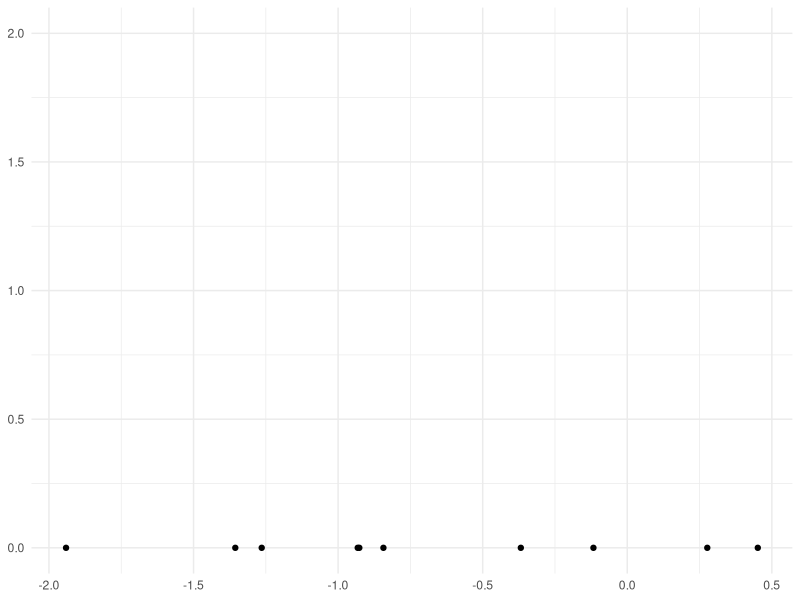
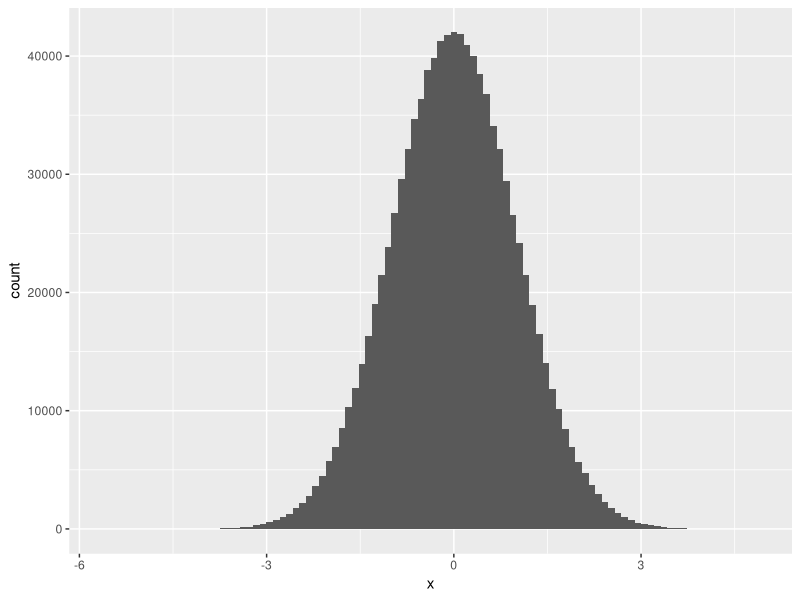
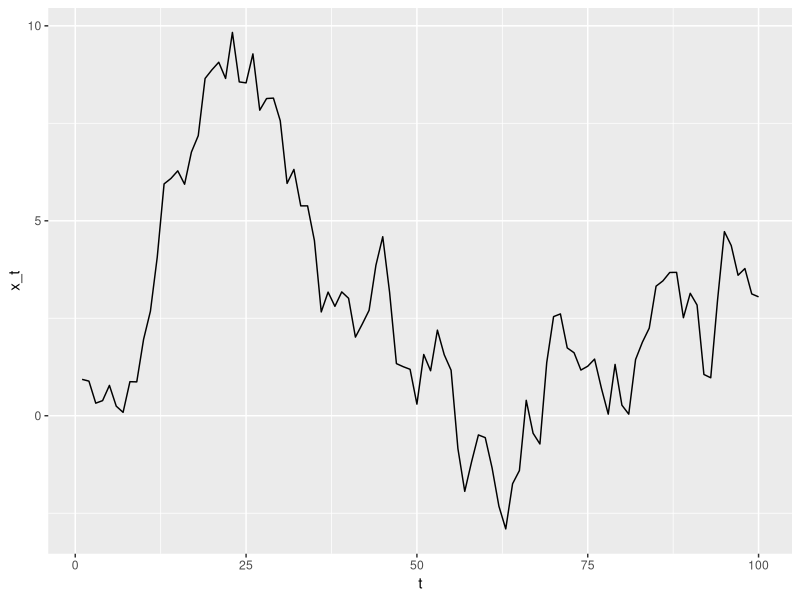

The R source for these figures, in order:
## ---- chunk 1
knitr::opts_chunk$set(echo = TRUE)
library(tidyverse)
## ---- chunk 2
x <-  rnorm(10)

ggplot(data_frame(x), aes(x, y = 0)) + 
  geom_point() + 
  lims(y = c(0, 2)) +
  labs(x = NULL, y = NULL) +
  theme_minimal()
  
## ---- chunk 3
x <- rnorm(1e6)

ggplot(data_frame(x), aes(x)) + 
  geom_histogram(bins = 100)
## ---- chunk 4
noise <- rnorm(100)
x_t <- cumsum(noise)

ggplot(data_frame(t = 1:100, x_t), aes(t, x_t)) + 
  geom_path()
